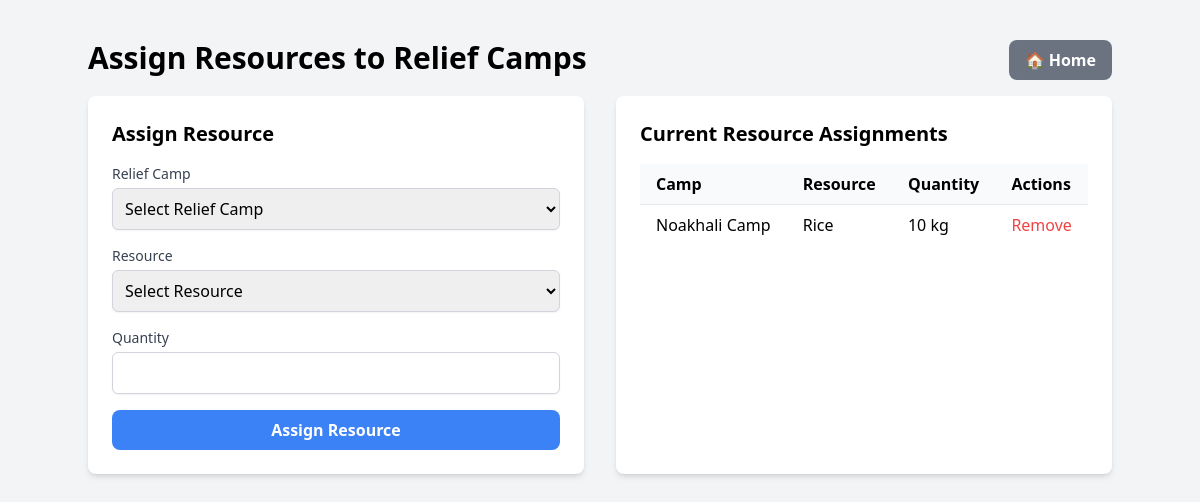
/assign_resource.php, run on the app's committed database.
### tables this page shows
CREATE TABLE `camp_resource` (
  `id` int(11) NOT NULL,
  `camp_id` int(11) NOT NULL,
  `resource_id` int(11) NOT NULL,
  `quantity` int(11) NOT NULL
);

CREATE TABLE `relief_camp` (
  `id` int(11) NOT NULL,
  `name` varchar(255) NOT NULL,
  `capacity` int(11) DEFAULT NULL,
  `disaster_id` int(11) DEFAULT NULL
);

CREATE TABLE `resource` (
  `id` int(11) NOT NULL,
  `name` varchar(100) NOT NULL,
  `quantity` int(11) DEFAULT NULL,
  `unit` varchar(20) DEFAULT NULL
);

### public/assign_resource.php (the view, shortened to what this page needs)
<?php
require_once '../includes/db_connect.php';
$assignments_sql = "SELECT cr.camp_id, cr.resource_id, cr.quantity,
                          r.name as resource_name, r.unit,
                          rc.name as camp_name
                   FROM Camp_Resource cr
                   JOIN Resource r ON cr.resource_id = r.id
                   JOIN Relief_Camp rc ON cr.camp_id = rc.id
                   ORDER BY rc.name, r.name";
$assignments_result = $conn->query($assignments_sql);
?>
<!DOCTYPE html>
<html lang="en">
<head>
    <script src="https://cdn.tailwindcss.com"></script>
</head>
<body class="bg-gray-100">
    <div class="container mx-auto mt-10">
        <div class="flex justify-between mb-4">
            <h1 class="text-3xl font-bold">Assign Resources to Relief Camps</h1>
            <a href="index.php" class="bg-gray-500 text-white font-bold py-2 px-4 rounded-lg hover:bg-gray-600">
                🏠 Home
            </a>
        </div>
        <div class="grid grid-cols-2 gap-8">
            <div class="bg-white p-6 rounded-lg shadow-md">
                <h2 class="text-xl font-semibold mb-4">Assign Resource</h2>
                <form action="process_assign_resource.php" method="POST" class="space-y-4">
                    <div>
                        <label class="block text-sm font-medium text-gray-700">Relief Camp</label>
                        <select name="camp_id" required class="mt-1 block w-full rounded-md border-gray-300 shadow-sm p-2 border">
                            <option value="">Select Relief Camp</option>
                        </select>
                    </div>
                    <div>
                        <label class="block text-sm font-medium text-gray-700">Resource</label>
                        <select name="resource_id" required class="mt-1 block w-full rounded-md border-gray-300 shadow-sm p-2 border">
                            <option value="">Select Resource</option>
                        </select>
                    </div>
                    <div>
                        <label class="block text-sm font-medium text-gray-700">Quantity</label>
                        <input type="number" name="quantity" required min="1"
                               class="mt-1 block w-full rounded-md border-gray-300 shadow-sm p-2 border">
                    </div>
                    <button type="submit"
                            class="w-full bg-blue-500 text-white font-bold py-2 px-4 rounded-lg hover:bg-blue-600">
                        Assign Resource
                    </button>
                </form>
            </div>
            <div class="bg-white p-6 rounded-lg shadow-md">
                <h2 class="text-xl font-semibold mb-4">Current Resource Assignments</h2>
                <div class="overflow-x-auto">
                    <table class="min-w-full table-auto">
                        <thead>
                            <tr class="bg-gray-50">
                                <th class="px-4 py-2 text-left">Camp</th>
                                <th class="px-4 py-2 text-left">Resource</th>
                                <th class="px-4 py-2 text-left">Quantity</th>
                                <th class="px-4 py-2 text-left">Actions</th>
                            </tr>
                        </thead>
                        <tbody>
                            <?php while($assignment = $assignments_result->fetch_assoc()): ?>
                                <tr class="border-t">
                                    <td class="px-4 py-2"><?php echo htmlspecialchars($assignment['camp_name']); ?></td>
                                    <td class="px-4 py-2"><?php echo htmlspecialchars($assignment['resource_name']); ?></td>
                                    <td class="px-4 py-2">
                                        <?php echo $assignment['quantity'] . ' ' . $assignment['unit']; ?>
                                    </td>
                                    <td class="px-4 py-2">
                                        <a href="delete_camp_resource.php?camp_id=<?php echo $assignment['camp_id']; ?>&resource_id=<?php echo $assignment['resource_id']; ?>"
                                           class="text-red-500 hover:text-red-700"
                                           onclick="return confirm('Are you sure you want to remove this assignment?');">
                                            Remove
                                        </a>
                                    </td>
                                </tr>
                            <?php endwhile; ?>
                        </tbody>
                    </table>
                </div>
            </div>
        </div>
    </div>
</body>
</html>

### data on the page
camp_resource: camp.name "Noakhali Camp", resource.name "Rice", quantity "10", resource.unit "kg"
